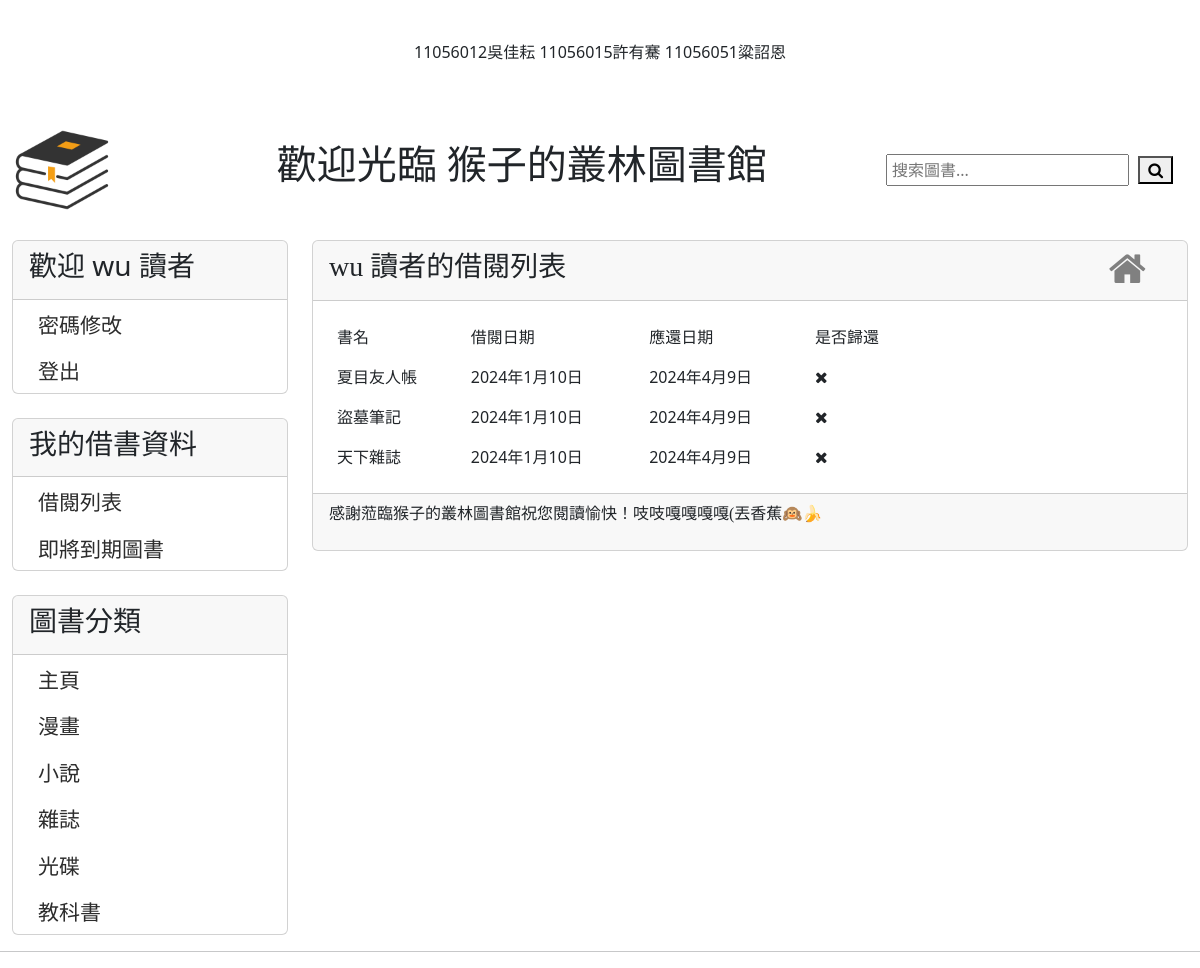
The page /borrowList/ (signed in) on the database its author committed.
### user_borrowAndReturn/models.py (models this page shows, shortened)
class Category(models.Model):
    name=models.CharField(max_length=100)
    isOn=models.BooleanField(default=True)

class BorrowingRecord(models.Model):
    user = models.ForeignKey(User, on_delete=models.CASCADE,null=True)
    book = models.ForeignKey(Book, on_delete=models.CASCADE)
    borrowing_date = models.DateField(auto_now_add=True)
    due_date = models.DateField(null=True, blank=True)
    actual_return_date = models.DateField(null=True, blank=True)
    is_returned = models.BooleanField(default=False)

class Book(models.Model):
    title = models.CharField(max_length=200)
    author = models.CharField(max_length=100)
    cover = models.CharField(max_length=500)
    category = models.ForeignKey(Category, on_delete=models.CASCADE, null=True, blank=True)
    available_quantity = models.PositiveIntegerField()
    publication_date = models.DateField(null=True,blank=True)
    content=models.TextField(max_length=500,null=True,blank=True)
    isOn=models.BooleanField(default=True)

### user_borrowAndReturn/views.py (the view)
# urls.py: path('borrowList/',views.getBorrowListByUser,name='borrowList'),
@login_required
def getBorrowListByUser(request):
    borrowList=BorrowingRecord.objects.filter(user=request.user).order_by('is_returned','-borrowing_date')
    identityName=identity(request.user)
    return render(request,'getBorrowList.html',locals())

### user_borrowAndReturn/templatetags/getAllCategoryForMenu.py (called while the page is built)
@register.simple_tag
def get_menu_categories():
    return Category.objects.filter(isOn=True)

### user_borrowAndReturn/views.py (called while the page is built)
def identity(user):
    if user.is_superuser:
        return "管理"
    elif user.is_staff:
        return "圖書員"
    else:
        return "讀者"

### user_borrowAndReturn/templates/getBorrowList.html (shortened to what this page needs)
{% extends "base.html" %}
{% block headmessage %}
<div style="display: flex;justify-content: space-between; align-items: center;">
    <h3 style='font-family:微軟正黑體;'>{{ request.user.first_name }} {{ identityName }}的借閱列表</h3>
    <a href="/"><i class="fa fa-home" aria-hidden="true"></i></a>
</div>
{% load static%}
<link type="text/css" rel="stylesheet" href="{% static 'css/ManagePage.css' %}">
{%endblock headmessage%}
{% block content%}
{% if borrowList %}
    <table class="borrowList">
        <tr>
            <td>書名</td>
            <td>借閱日期</td>
            <td>應還日期</td>
            <td>是否歸還</td>
        </tr>
        {% for l in borrowList %}
            <tr>
                <td>{{ l.book.title }}</td>
                <td>{{ l.borrowing_date }}</td>
                {% now "Y-m-d" as current_datetime %}
                {% if l.due_date > now and not l.is_returned %}
                    <td style="color: red;">{{ l.due_date }}</td>
                {% else %}
                    <td>{{ l.due_date }}</td>
                {% endif %}
                <td>
                    {% if l.is_returned %}
                    <i class="fa fa-check" aria-hidden="true"></i>
                    {% else %}
                    <i class="fa fa-times" aria-hidden="true"></i>
                    {% endif %}
                </td>
            </tr>
        {% endfor %}
    </table>
{% else %}
    <p>尚未有借閱資料</p>
{% endif %}
{% endblock content %}

### user_borrowAndReturn/templates/base.html (shortened to what this page needs)
{% load getAllCategoryForMenu %}
<!DOCTYPE html>
<html>
    <head>
    {% load static %}
    <link rel="stylesheet" href="https://cdnjs.cloudflare.com/ajax/libs/font-awesome/4.7.0/css/font-awesome.min.css">
    <link type="text/css" rel="stylesheet" href="{% static 'css/base.css' %}">
    <link href="https://cdn.jsdelivr.net/npm/bootstrap@5.3.2/dist/css/bootstrap.min.css" rel="stylesheet">
    </head>
    <body>
        <div class="container-fluid">
            {% include 'header.html'%}
            <div class="row" style="margin-top: 20px;">
                <div class="col-sm-3 col-md-3">
                    <div class="card">
                        <div class="card-header">
                            <h3>
                                {% if request.user.is_active %}
                                    {% if request.user.is_superuser %}
                                        歡迎 {{ request.user.first_name }} 管理
                                    {% elif request.user.is_staff %}
                                        歡迎 {{ request.user.first_name }} 圖書員
                                    {% else %}
                                        歡迎 {{ request.user.first_name }} 讀者
                                    {% endif %}
                                {% else %}
                                    <p style="padding-top: 10px;">當前尚未登入</p>
                                {% endif %}
                            </h3>
                        </div>
                        <div class="list-group" style="font-size: 21px;">
                                {% if request.user.is_active %}
                                    <li><a href="/modifyInformation/">密碼修改</a></li>
                                    <li><a href="/logout/">登出</a></li>
                                {% else %}
                                    <li><a href="/login/">登入</a></li>
                                    <li><a href="/register/">註冊</a></li>
                                {% endif %}
                        </div>
                    </div>
                    <br>
                    {% if request.user.is_active %}
                    <div class="card">
                        <div class="card-header">
                            <h3>我的借書資料</h3>
                        </div>
                        <div class="list-group" style="font-size: 21px;">
                            <li><a href="/borrowList/">借閱列表</a></li>
                            <li><a href="/needReturn/">即將到期圖書</a></li>
                        </div>
                    </div>
                    <br>
                    {% endif %}
                    <div class="card">
                        <div class="card-header">
                            <h3>圖書分類<h3>
                        </div>
                        <div class="list-group" style="font-size: 21px;">
                            <li><a href="/">主頁</a></li>
                            {% get_menu_categories as categories %}
                            {% for category in categories %}
                                <li><a href="/category/{{ category.id }}/">{{ category.name }}</a></li>
                            {% endfor %}
                        </div>
                    </div>
                </div>
                <div class="col-sm-9 col-md-9">
                <div class="card">
                    <div class="card-header">
                    {% block headmessage %}
                    {% endblock %}
                </div>
                <div class="card-body">
                    {% block content %}
                    {% endblock %}
                </div>
                <div class="card-footer">
                    {% include 'footer.html' %}
                </div>
            </div>
                </div>
            </div>
        </div>
        <hr>
    </body>
</html>

### static/css/base.css (style rules this page uses)
li { list-style-type:none; padding: 5px 25px; }
.col-md-3 li { padding-top: 10px; }
* { box-sizing: border-box; padding: 0; margin: 0; }
a { text-decoration:none; color: rgb(44, 44, 44); }
.col-sm-9 .card-header a { font-size: 24px; font-weight:bold; }
.fa-home, .fa-reply { font-size: 40px; color: gray; margin-right: 25px; }

### static/css/ManagePage.css (style rules this page uses)
table { width: 70%; }
td, th { text-align: left; padding: 8px; }

### user_borrowAndReturn/templates/base.html (style rules this page uses)
a { text-decoration:none; color: rgb(44, 44, 44); }

### rows shown on the page
Category: name "漫畫"
Category: name "小說"
Category: name "雜誌"
Category: name "光碟"
Category: name "教科書"
BorrowingRecord: book "夏目友人帳", borrowing_date "2024年1月10日", due_date "2024年4月9日", is_returned False (drawn)
BorrowingRecord: book "盜墓筆記", borrowing_date "2024年1月10日", due_date "2024年4月9日", is_returned False (drawn)
BorrowingRecord: book "天下雜誌", borrowing_date "2024年1月10日", due_date "2024年4月9日", is_returned False (drawn)

### other values the page prints
{{ request.user.first_name }} "wu"
{{ identityName }} "讀者"
